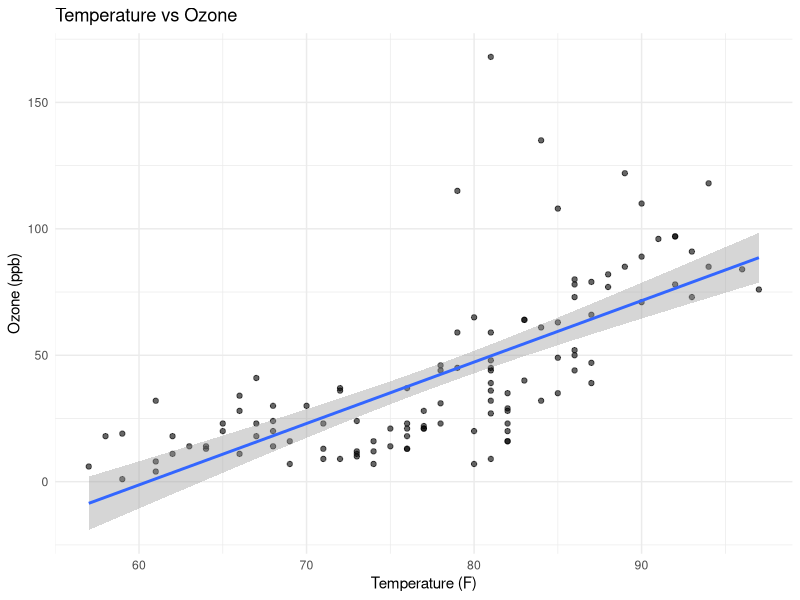
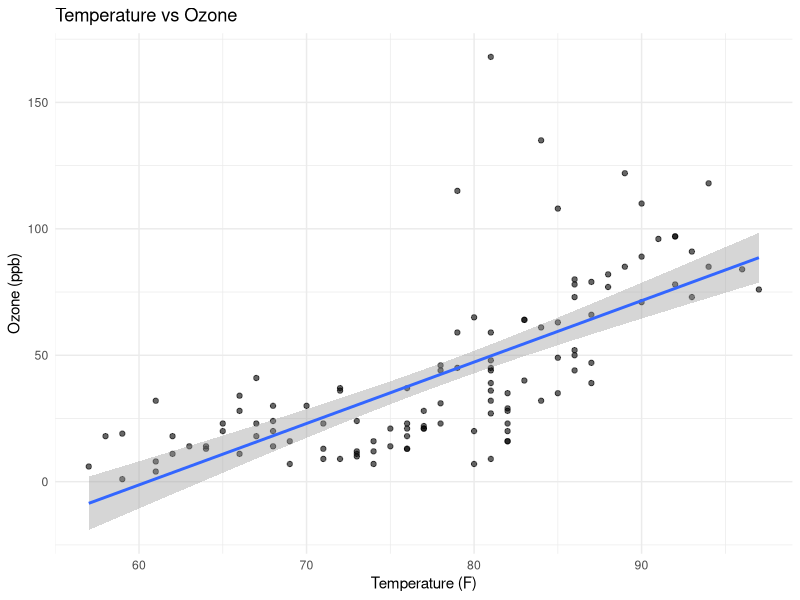

Write the R code that produced these figures, in order.

# =====================================
# ENVIRONMENTAL DATA ANALYSIS
# =====================================

# 1. Load packages and data
library(tidyverse)

raw <- as_tibble(airquality)

# 2. Inspect the dataset
head(raw)
glimpse(raw)
summary(raw)

# 3. Count missing values
colSums(is.na(raw))

# 4. Prepare data for monthly summaries
ozone_data <- raw |>
  drop_na(Ozone)

monthly <- ozone_data |>
  group_by(Month) |>
  summarise(
    average_ozone = mean(Ozone),
    observations = n(),
    .groups = "drop"
  )

print(monthly)

# 5. Prepare complete cases for modelling
model_data <- raw |>
  drop_na(Ozone, Temp, Wind)

# Check how many observations remain
nrow(raw)
nrow(model_data)

# 6. Create a scatterplot
plot1 <- ggplot(
  model_data,
  aes(x = Temp, y = Ozone)
) +
  geom_point(alpha = 0.6) +
  geom_smooth(method = "lm") +
  labs(
    title = "Temperature vs Ozone",
    x = "Temperature (F)",
    y = "Ozone (ppb)"
  ) +
  theme_minimal()

print(plot1)

# 7. Calculate correlation
cor(model_data$Temp, model_data$Ozone)

# 8. Fit a regression model
model <- lm(
  Ozone ~ Temp + Wind,
  data = model_data
)

summary(model)

# 9. Predict under three scenarios
scenarios <- tibble(
  Temp = c(70, 80, 90),
  Wind = rep(median(model_data$Wind), 3)
)

scenarios$predicted_ozone <- predict(
  model,
  newdata = scenarios
)

print(scenarios)

# 10. Save results
dir.create("outputs", showWarnings = FALSE)

ggsave(
  "outputs/temperature_ozone.png",
  plot = plot1,
  width = 7,
  height = 5
)

write_csv(
  monthly,
  "outputs/monthly_ozone.csv"
)
